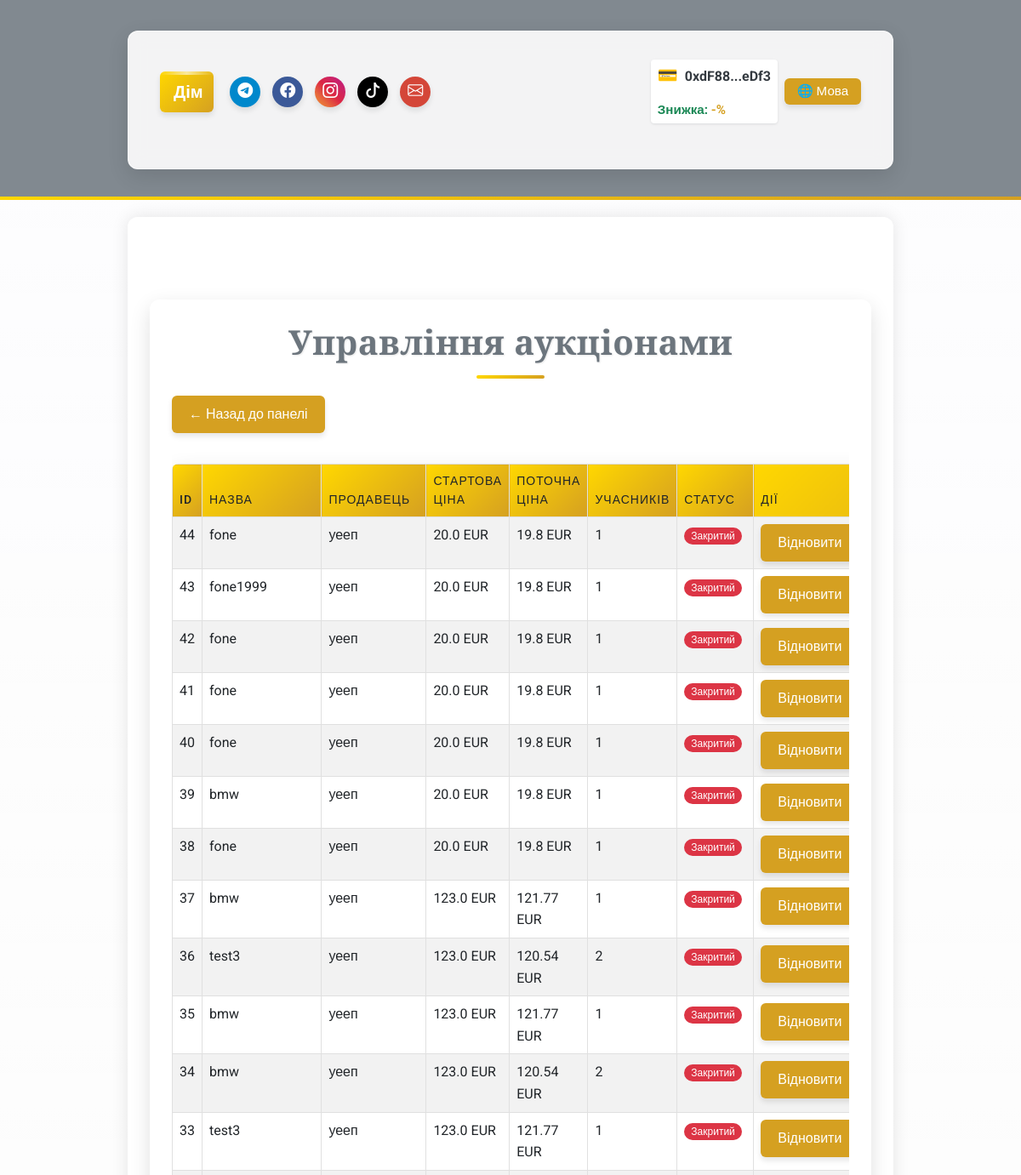
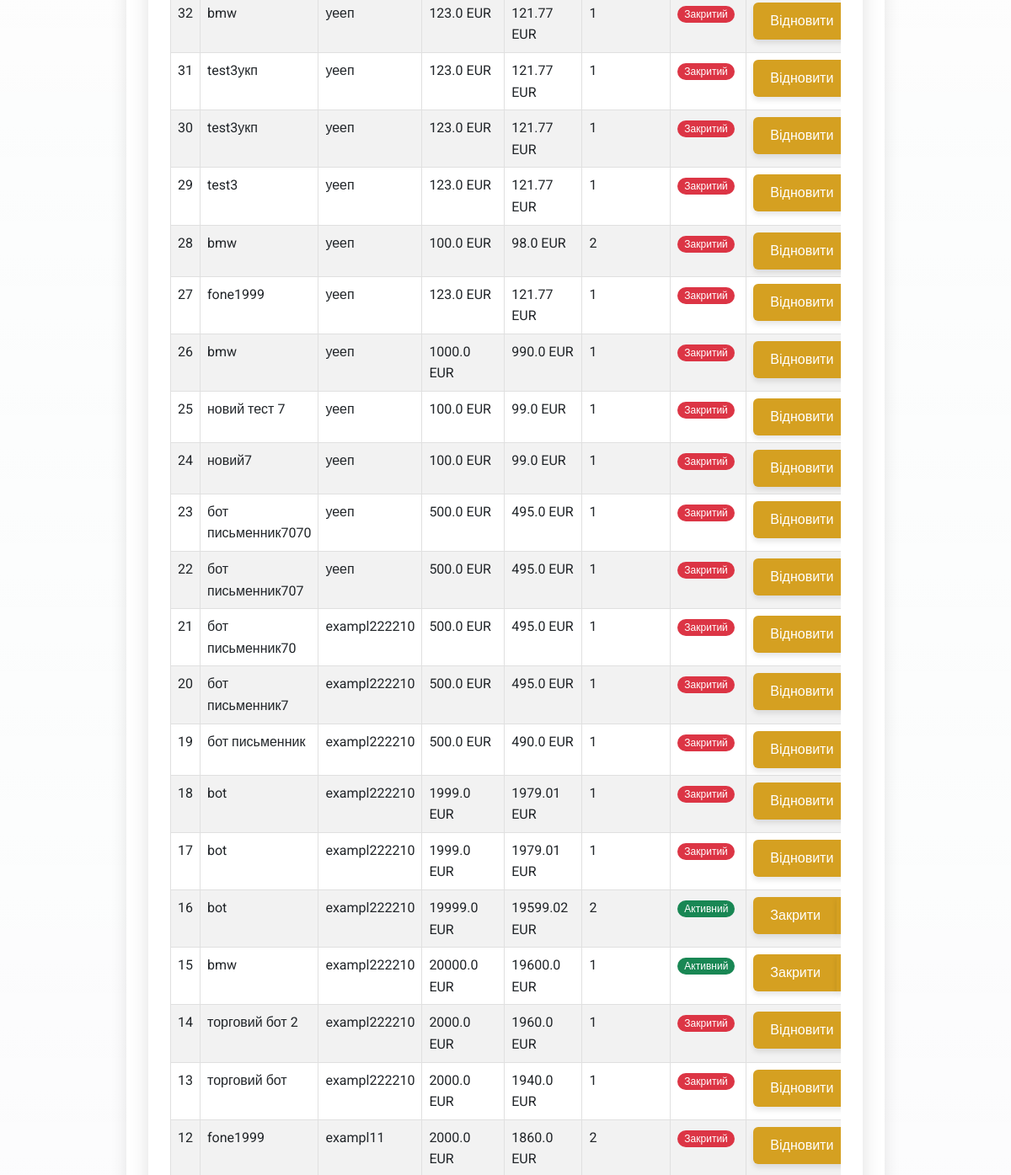
The app's page /admin/auction_management (signed in, upper part), older data (2 pictures, top to bottom).
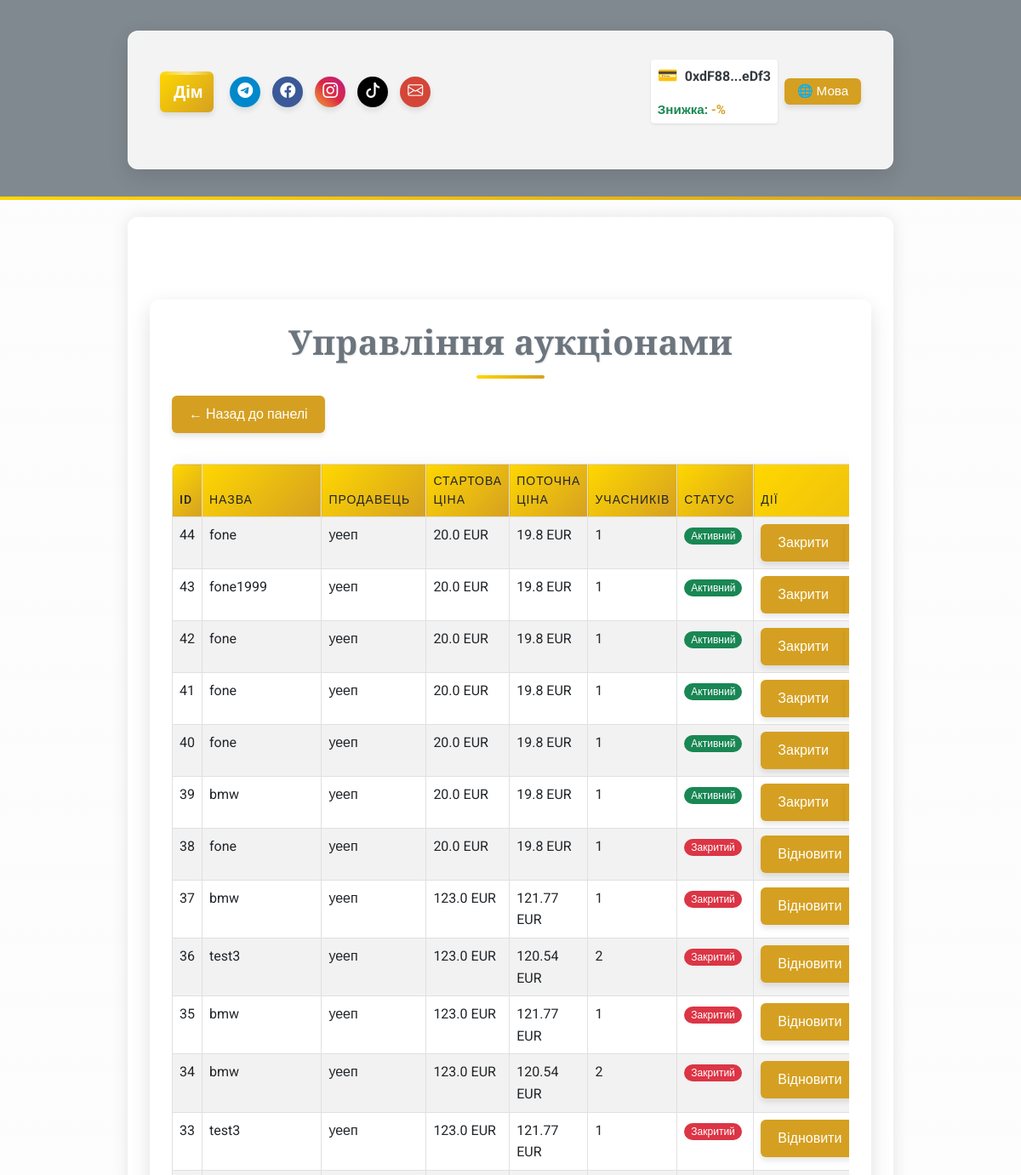
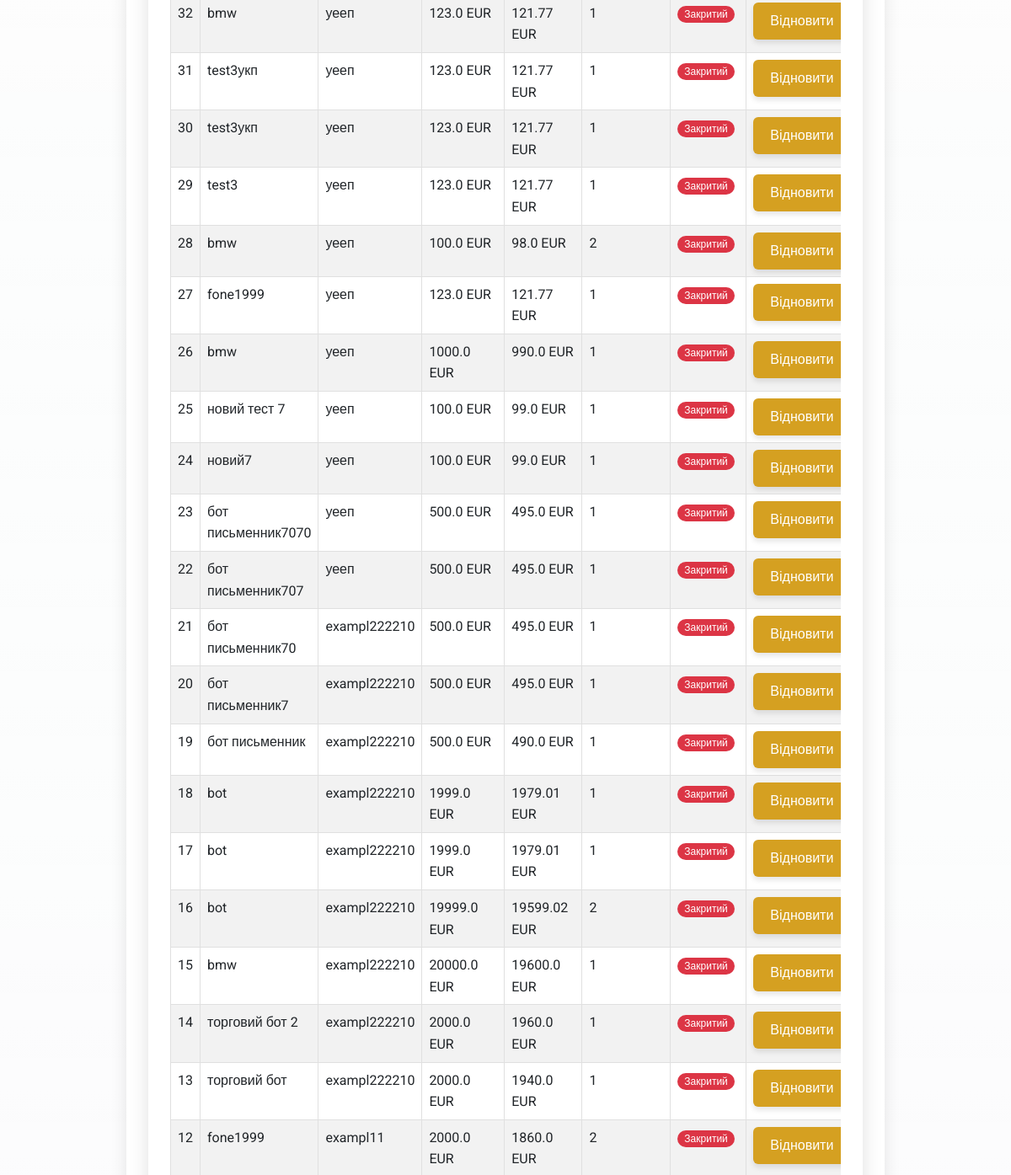
The same page, newer data (2 pictures, top to bottom).
### app/models/user.py (models this page shows, shortened)
class User(UserMixin, db.Model):
    __tablename__ = 'users'
    id = db.Column(db.Integer, primary_key=True)
    username = db.Column(db.String(80), nullable=False, unique=True)
    email = db.Column(db.String(120), nullable=False, unique=True)
    password_hash = db.Column(db.String(128), nullable=False)
    balance = db.Column(db.Float, default=0.0)
    platform_balance = db.Column(db.Float, default=0.0)  # Баланс платформи
    user_type = db.Column(db.String(10), nullable=False)  # "buyer", "seller", "admin"
    is_admin = db.Column(db.Boolean, default=False)  # Поле для адміністратора
    wallet_address = db.Column(db.String(42), nullable=True)  # Адреса криптогаманця
    verification_document = db.Column(db.String(255))
    is_verified = db.Column(Boolean, default=False)
    company_name = db.Column(db.String(255))
    tax_id = db.Column(db.String(64))
    language = db.Column(db.String(5), default='ua')  # 'ua', 'en', 'de'    # Зв'язки
    auctions_created = db.relationship('Auction', foreign_keys='Auction.seller_id', backref='seller', lazy=True)
    auctions_won = db.relationship('Auction', foreign_keys='Auction.winner_id', backref='winner', lazy=True)
    auction_participations = db.relationship('AuctionParticipant', back_populates='user', lazy=True)

### app/models/auction.py (models this page shows, shortened)
class Auction(db.Model):
    __tablename__ = 'auctions'
    id = db.Column(db.Integer, primary_key=True)
    title = db.Column(db.String(255), nullable=False)
    description = db.Column(db.Text, nullable=False)
    starting_price = db.Column(db.Float, nullable=False)
    current_price = db.Column(db.Float, nullable=False)
    seller_id = db.Column(db.Integer, db.ForeignKey('users.id'), nullable=False)
    total_participants = db.Column(db.Integer, default=0, nullable=False)
    is_active = db.Column(db.Boolean, default=True, nullable=False)
    winner_id = db.Column(db.Integer, db.ForeignKey('users.id'), nullable=True)
    total_earnings = db.Column(db.Float, default=0.0, nullable=False)
    created_at = db.Column(db.DateTime, default=db.func.now(), nullable=False)
    updated_at = db.Column(db.DateTime, default=db.func.now(), onupdate=db.func.now(), nullable=False)
    photos = db.Column(JSON, default=list)  # Поле для зберігання шляхів до фото у форматі JSON
    is_confirmed = db.Column(db.Boolean, default=False, nullable=False)  # Чи підтверджено отримання товару
    main_photo_idx = db.Column(db.Integer, default=0)  # Індекс головного фото
    participants = relationship(
        'AuctionParticipant', back_populates='auction', cascade='all, delete-orphan', lazy='dynamic'
    )

### app/routes/admin_routes.py (the view)
@admin_bp.route('/auction_management', methods=['GET'])
@login_required
def auction_management():
    if not current_user.is_admin:
        return "Доступ заборонено", 403
    auctions = db.session.query(
        Auction,
        User.username.label('seller_name'),
        func.count(AuctionParticipant.id).label('participant_count')
    ).join(User, Auction.seller_id == User.id)\
     .outerjoin(AuctionParticipant, Auction.id == AuctionParticipant.auction_id)\
     .group_by(Auction.id)\
     .order_by(Auction.id.desc()).all()
    return render_template('admin/auction_management.html',
                         auctions=auctions,
                         lang=session.get('lang', 'ua'),
                         ui_text=ui_text)

### app/utils/i18n_ui.py (called while the page is built)
def ui_text(key, lang):
    return ui_translations.get(key, {}).get(lang, ui_translations.get(key, {}).get('ua', key))

### app/templates/admin/auction_management.html (shortened to what this page needs)
{% extends "base.html" %}
{% block content %}
<div class="container my-5">
    <h1 class="text-center text-secondary">Управління аукціонами</h1>
    <div class="mb-3">
        <a href="{{ url_for('admin.admin_dashboard') }}" class="btn btn-secondary">← Назад до панелі</a>
    </div>
    <div class="table-responsive">
        <table class="table table-striped">
            <thead>
                <tr>
                    <th>ID</th>
                    <th>Назва</th>
                    <th>Продавець</th>
                    <th>Стартова ціна</th>
                    <th>Поточна ціна</th>
                    <th>Учасників</th>
                    <th>Статус</th>
                    <th>Дії</th>
                </tr>
            </thead>
            <tbody>
                {% for auction, seller_name, participant_count in auctions %}
                <tr id="auction-{{ auction.id }}">
                    <td>{{ auction.id }}</td>
                    <td>{{ auction.title }}</td>
                    <td>{{ seller_name }}</td>
                    <td>{{ auction.starting_price | round(2) }} EUR</td>
                    <td>{{ auction.current_price | round(2) }} EUR</td>
                    <td>{{ participant_count }}</td>
                    <td>
                        <span class="badge {{ 'bg-success' if auction.is_active else 'bg-danger' }}">
                            {{ 'Активний' if auction.is_active else 'Закритий' }}
                        </span>
                    </td>
                    <td>
                        <div class="btn-group" role="group">
                            {% if auction.is_active %}
                            <button class="btn btn-sm btn-warning" onclick="manageAuction({{ auction.id }}, 'force_close')">
                                Закрити
                            </button>
                            {% else %}
                            <button class="btn btn-sm btn-success" onclick="manageAuction({{ auction.id }}, 'reopen')">
                                Відновити
                            </button>
                            {% endif %}
                            <button class="btn btn-sm btn-danger" onclick="manageAuction({{ auction.id }}, 'delete')">
                            </button>
                        </div>
                    </td>
                </tr>
                {% endfor %}
            </tbody>
        </table>
    </div>
</div>
{% endblock %}

### app/templates/base.html (shortened to what this page needs)
<!DOCTYPE html>
<html lang="{{ lang if lang else 'uk' }}">
<head>
    <link href="https://cdn.jsdelivr.net/npm/bootstrap@5.3.0/dist/css/bootstrap.min.css" rel="stylesheet">
    <link rel="stylesheet" href="https://cdn.jsdelivr.net/npm/bootstrap-icons@1.11.1/font/bootstrap-icons.css">
    <link rel="stylesheet" href="{{ url_for('static', filename='css/custom.css') }}?v={{ range(1, 100000) | random }}">
</head>
<body class="bg-light text-dark" style="font-family: 'Roboto', sans-serif;">
    <div class="video-background">
    </div>
    <header class="bg-secondary text-white py-3" style="background-color: rgba(108, 117, 125, 0.85) !important; position: relative; overflow: hidden;">
        <div class="header-video-bg">
        </div>
        <div class="container">
            <nav class="navbar navbar-expand-lg navbar-dark">
                <div class="container-fluid">
                    <a class="navbar-brand fw-bold home-button" href="/">{{ ui_text('home', lang) }}</a>
                    <div class="d-flex align-items-center w-100 justify-content-between header-content">
                        <div class="d-flex gap-2 align-items-center header-social">
                            <a href="https://t.me/your_channel" class="social-button telegram-color" title="{{ ui_text('telegram', lang) }}"
                                target="_blank">
                                <i class="bi bi-telegram"></i>
                            </a>
                            <a href="https://facebook.com/your_page" class="social-button facebook-color" title="{{ ui_text('facebook', lang) }}"
                                target="_blank">
                                <i class="bi bi-facebook"></i>
                            </a>
                            <a href="https://instagram.com/your_page" class="social-button instagram-color" title="{{ ui_text('instagram', lang) }}"
                                target="_blank">
                                <i class="bi bi-instagram"></i>
                            </a>
                            <a href="https://tiktok.com/@your_page" class="social-button tiktok-color" title="{{ ui_text('tiktok', lang) }}"
                                target="_blank">
                                <i class="bi bi-tiktok"></i>
                            </a>
                            <a href="mailto:info@yourdomain.com" class="social-button email-color" title="{{ ui_text('email', lang) }}">
                                <i class="bi bi-envelope"></i>
                            </a>
                        </div>
                        <div class="d-flex align-items-center ms-3 header-controls">
                            {% if current_user.is_authenticated %}
                            {% if current_user.wallet_address %}
                            <div class="wallet-widget">                                <div class="wallet-address-container">
                                    <span class="wallet-icon">&#128179;</span>
                                    <span id="wallet-address-short" title="{{ ui_text('copy_address', lang) }}" data-full-address="{{ current_user.wallet_address }}" class="text-truncate-item">
                                        {{ current_user.wallet_address[:6] }}...{{ current_user.wallet_address[-4:] }}
                                    </span>
                                </div>                                {% if user_discount is not none %}
                                <div class="small text-success fw-bold mt-1 wallet-discount text-truncate-item">
                                    {{ ui_text('token_discount', lang) }}: <span style="color:#d5a021;">-{{ user_discount }}%</span>
                                </div>
                                {% endif %}
                            </div>                            {% else %}                            <button onclick="connectWallet()" class="btn btn-outline-warning btn-sm ms-2 wallet-connect-btn text-truncate-item">
                                {{ ui_text('connect_wallet', lang) }}&nbsp;&#128179;
                            </button>
                            {% endif %}
                            {% endif %}
                                                        <div class="ms-2 language-switcher">
                                <div class="dropdown">
                                    <button class="btn btn-outline-light btn-sm py-1 px-2 dropdown-toggle text-truncate-item" type="button"
                                        id="langDropdown" data-bs-toggle="dropdown" aria-expanded="false">
                                        🌐 {{ ui_text('language', lang) }}
                                    </button>
                                </div>
                            </div>
                        </div>
                    </div>
                </div>
            </nav>
        </div>
    </header>
    <main class="container py-5" style="background-color: rgba(255, 255, 255, 0.85); border-radius: 12px; box-shadow: 0 0 20px rgba(0, 0, 0, 0.1);">
        {% block content %}{% endblock %}
    </main>
</body>
</html>

### app/templates/base.html (style rules this page uses)
.text-truncate-item { white-space: nowrap; overflow: hidden; text-overflow: ellipsis; max-width: 100%; }
.video-background { position: fixed; top: 0; left: 0; width: 100%; height: 100%; z-index: -2; overflow: hidden; }
.wallet-widget { display: flex; align-items: center; background-color: white; padding: 0.25rem 0.5rem; border-radius: 0.25rem; box-shadow: 0 1px 3px rgba(0, 0, 0, 0.1); gap: 8px; flex-direction: column; align-items: flex-start; max-width: 100%; }
.wallet-address-container { display: flex; align-items: center; gap: 8px; max-width: 100%; overflow: hidden; }
.wallet-icon { font-size: 1.2em; color: #28a745; }
#wallet-address-short { text-overflow: ellipsis; overflow: hidden; white-space: nowrap; cursor: pointer; font-weight: bold; color: #343a40; }
.wallet-discount { font-size: 0.95em; max-width: 100%; }
.language-switcher button { font-size: 0.95em; min-width: 90px; }
.header-video-bg, .footer-video-bg { position: absolute; top: 0; left: 0; width: 100%; height: 100%; z-index: -1; overflow: hidden; }

Row changes from the older to the newer data that the page shows:
changed Auction id 44: is_active "Закритий" → "Активний"; is_active "Відновити" → "Закрити"
changed Auction id 43: is_active "Закритий" → "Активний"; is_active "Відновити" → "Закрити"
changed Auction id 42: is_active "Закритий" → "Активний"; is_active "Відновити" → "Закрити"
changed Auction id 41: is_active "Закритий" → "Активний"; is_active "Відновити" → "Закрити"
changed Auction id 40: is_active "Закритий" → "Активний"; is_active "Відновити" → "Закрити"
changed Auction id 39: is_active "Закритий" → "Активний"; is_active "Відновити" → "Закрити"
changed Auction id 16: is_active "Активний" → "Закритий"; is_active "Закрити" → "Відновити"
changed Auction id 15: is_active "Активний" → "Закритий"; is_active "Закрити" → "Відновити"
